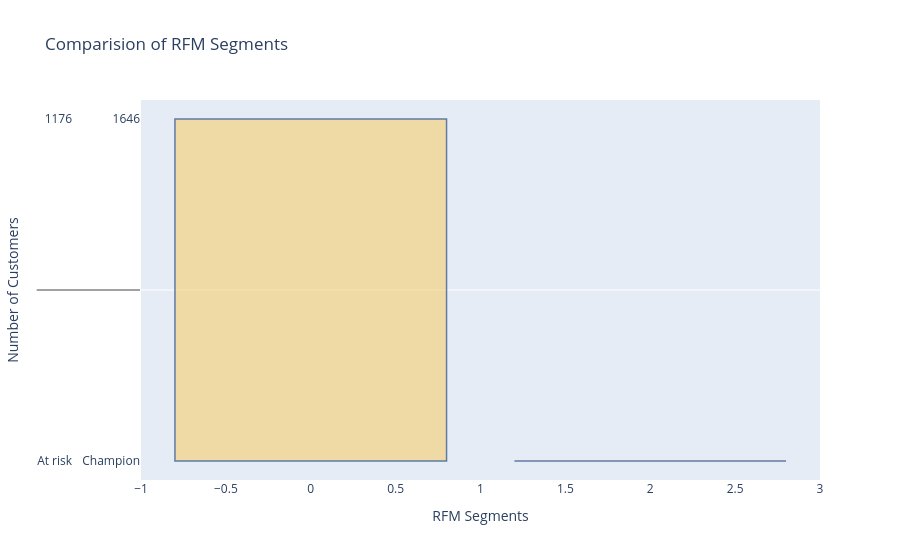

Notebook source saved alongside this figure:
### Code cell
# bar plot
pastel_colors= plotly.colors.qualitative.Pastel
fig=go.Figure(data=[go.Bar(x=segment_counts.index, y=segment_counts.values,
                           marker=dict(color=pastel_colors))])
vip_color = 'rgb(158,202,225)'
fig.update_traces(marker_color=[vip_color if segment == 'Champions' else pastel_colors[i]
                                for i, segment in enumerate(segment_counts.index)],
                  marker_line_color='rgb(8,48,107)',
                  marker_line_width=1.5, opacity=0.6)
#Update the layout
fig.update_layout(title='Comparision of RFM Segments',
                  xaxis_title='RFM Segments',
                  yaxis_title='Number of Customers',
                  showlegend=False)
fig.show()

### Figure 1 — Plotly figure (JSON) as saved in the notebook; plotly's stock layout.template omitted (floating-point values rounded to 4 significant figures)
{"data": [{"marker": {"color": ["rgb(102, 197, 204)", "rgb(246, 207, 113)", "rgb(248, 156, 116)", "rgb(220, 176, 242)", "rgb(135, 197, 95)"], "line": {"color": "rgb(8,48,107)", "width": 1.5}}, "opacity": 0.6, "type": "bar", "x": [2, 0, 3, 1, 4], "y": [["At risk", 1176], ["Champion", 1646], ["Lost", 1145], ["Mid-tire", 1639], ["New customer", 246]]}], "layout": {"showlegend": false, "title": {"text": "Comparision of RFM Segments"}, "xaxis": {"title": {"text": "RFM Segments"}}, "yaxis": {"title": {"text": "Number of Customers"}}}}
